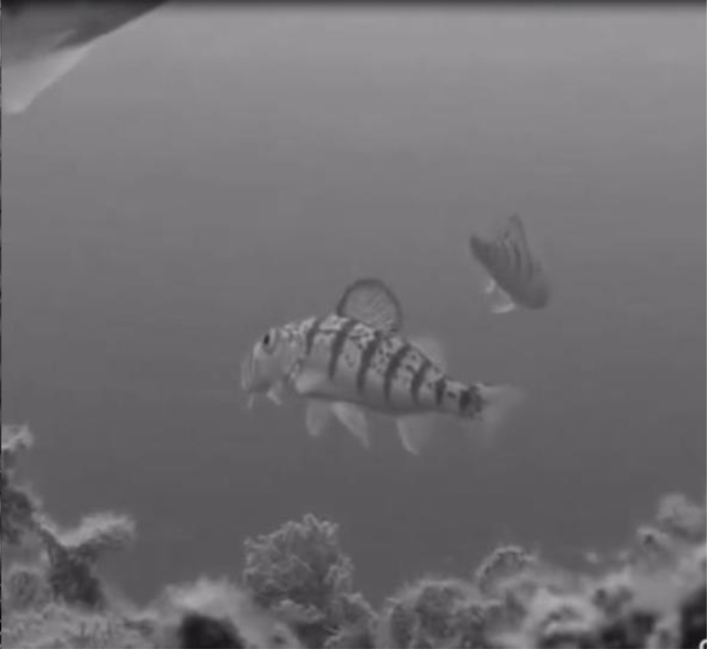
%> input picture assignment_3/original.png, 1418 x 1304 px (shown at 1/2 size)
$ octave --eval "result = remove_cubicNoise(imread('original.png'));"   (GNU Octave 9; MATLAB toolbox functions it lacks are replaced by stand-ins)
%> lines starting %> are read from the running program, lines starting %| are printed output that depends on the picture
function [ newImg ] = remove_cubicNoise( img )
%REMOVE_CUBICNOISE Summary of this function goes here
%   Detailed explanation goes here

    f = fft2(img);
    f_shifted = fftshift(f);

    fabs = abs(log(f_shifted));
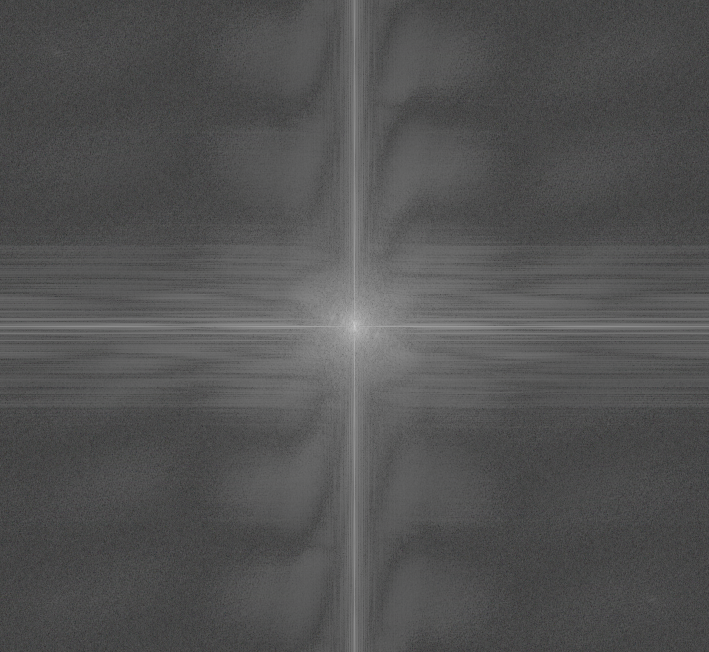
%> fabs: size 1304x1418x3 double (shown at 1/2 size); mean R, G, B 6.32, 6.32, 6.32; drawn with min black and max white

    figure(1); imshow(fabs,[]); title('Frequency domain'); axis on;

    thresh = 10.5;
    brightSpikes = fabs > thresh;
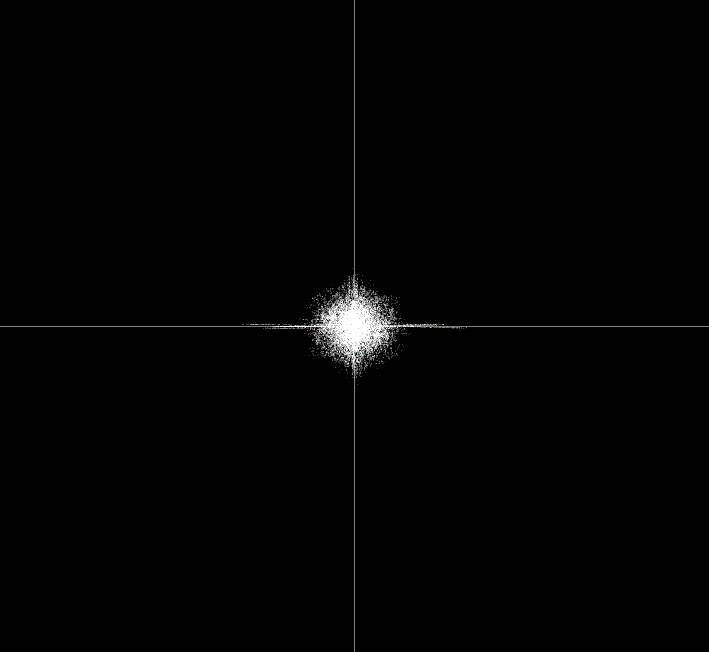
%> brightSpikes: size 1304x1418x3 logical (shown at 1/2 size); mean R, G, B 0.00856, 0.00856, 0.00855

%     imshow(brightSpikes); title('bright spikes'); axis on;

    filter = ones(512,512);

    for x = 237:277
        y = round((-13*x+7710)/17);
        filter(x,y-3:y+3) = 0;
    end

    filter(256:258,256:258) = 1;

    filter(257,253) = 0;
    filter(257,261) = 0;

%> (the run ends here)
